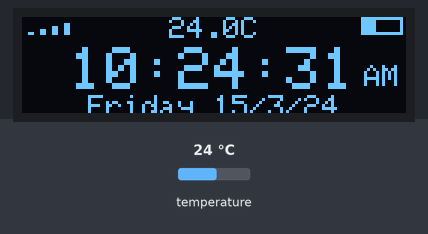
The sketch below on a simulated Arduino Uno, built with avr-gcc and run on an emulated ATmega328P. On the bench: 128×32 one-colour display. The test bench sets the inputs (shaded band); at power-on: temperature 24 °C. The local clock reads 2024-03-15 10:24:30 at power-on unless the sketch sets it.

Above: at 1.8 s.
1.9 s: temperature set to 12 °C
At 2.9 s:
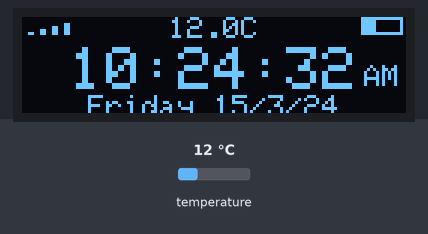
4.6 s: temperature set to 19 °C
At 5.7 s:
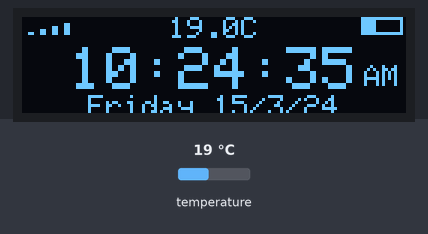
7.6 s: temperature set to 28 °C
At 9.0 s:
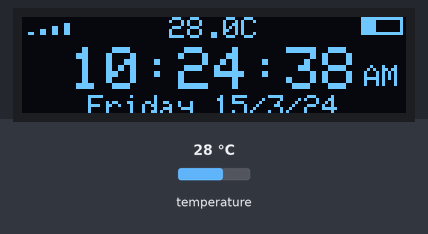
Timing chart, 0 to 10.6 s (numbered marks = the images above; inputs shaded):
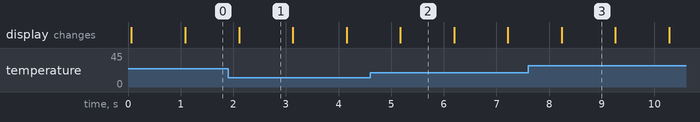

The sketch:

smart-watch.ino
```cpp
#include <Wire.h>
#include "RTClib.h"
#include <Adafruit_GFX.h>
#include <Adafruit_SSD1306.h>

#define SCREEN_WIDTH 128
#define SCREEN_HEIGHT 32
#define OLED_RESET -1
Adafruit_SSD1306 display(SCREEN_WIDTH, SCREEN_HEIGHT, &Wire, OLED_RESET);

RTC_DS3231 rtc;

String daysOfTheWeek[7] = {"Sunday","Monday","Tuesday","Wednesday","Thursday","Friday","Saturday"};

void setup() {
  Serial.begin(9600);
  if(!display.begin(SSD1306_SWITCHCAPVCC, 0x3C)) {
    Serial.println(F("SSD1306 allocation failed"));
    for(;;);
  }
  display.clearDisplay();
  display.display();

  if(!rtc.begin()) {
    Serial.println("Couldn't find RTC");
    while(1);
  }

  // rtc.adjust(DateTime(F(__DATE__), F(__TIME__))); // first upload only
}

void loop() {
  DateTime now = rtc.now();
  display.clearDisplay();

  // ----- TOP ROW ICONS -----
  display.setTextSize(1);
  display.setTextColor(SSD1306_WHITE);

  // Network icon (bars)
  int xNet = 2, yNet = 2;
  for(int i=0; i<4; i++){
    display.drawRect(xNet + i*4, yNet + 3 - i, 2, i+1, SSD1306_WHITE);
  }

  // Temperature (center top)
  float temp = rtc.getTemperature();
  String tempStr = String(temp,1) + "C";
  int16_t x1, y1;
  uint16_t w, h;
  display.getTextBounds(tempStr, 0, 0, &x1, &y1, &w, &h);
  int xTemp = (SCREEN_WIDTH - w) / 2;
  display.setCursor(xTemp, 0);
  display.println(tempStr);

  // Battery icon (top-right)
  int batWidth = 14, batHeight = 6;
  int batLevel = map(now.minute(), 0, 59, 0, batWidth);
  int xBat = SCREEN_WIDTH - batWidth - 1, yBat = 0;
  display.drawRect(xBat, yBat, batWidth, batHeight, SSD1306_WHITE);
  display.fillRect(xBat, yBat, batLevel, batHeight, SSD1306_WHITE);

  // ----- TIME CENTERED (HH:MM:SS) -----
  int hour12 = now.hour() % 12;
  if(hour12 == 0) hour12 = 12;
  String timeStr = "";
  if(hour12 < 10) timeStr += "0";
  timeStr += String(hour12) + ":";
  if(now.minute() < 10) timeStr += "0";
  timeStr += String(now.minute()) + ":";
  if(now.second() < 10) timeStr += "0";
  timeStr += String(now.second());

  display.setTextSize(2);
  display.getTextBounds(timeStr, 0, 0, &x1, &y1, &w, &h);
  int xTime = (SCREEN_WIDTH - w) / 2;
  int yTime = 10;
  display.setCursor(xTime, yTime);
  display.println(timeStr);

  // AM/PM next to time
  display.setTextSize(1);
  String ampm = now.hour() >= 12 ? "PM" : "AM";
  int xAMPM = xTime + w + 2;
  int yAMPM = yTime + 6;
  display.setCursor(xAMPM, yAMPM);
  display.println(ampm);

  // ----- DATE BELOW TIME -----
  int shortYear = now.year() % 100; // last two digits
  String dateStr = String(daysOfTheWeek[now.dayOfTheWeek()]) + " " +
                   String(now.day()) + "/" +
                   String(now.month()) + "/" +
                   String(shortYear);

  display.setTextSize(1);
  display.getTextBounds(dateStr, 0, 0, &x1, &y1, &w, &h);
  int xDate = (SCREEN_WIDTH - w) / 2;
  int yDate = yTime + 16; // slightly closer to time but not overlapping
  display.setCursor(xDate, yDate);
  display.println(dateStr);

  display.display();
  delay(1000);
}
```

Measured:
- what the display in image 1 shows lasts 1.0 s, from 2.1 s to 3.1 s
